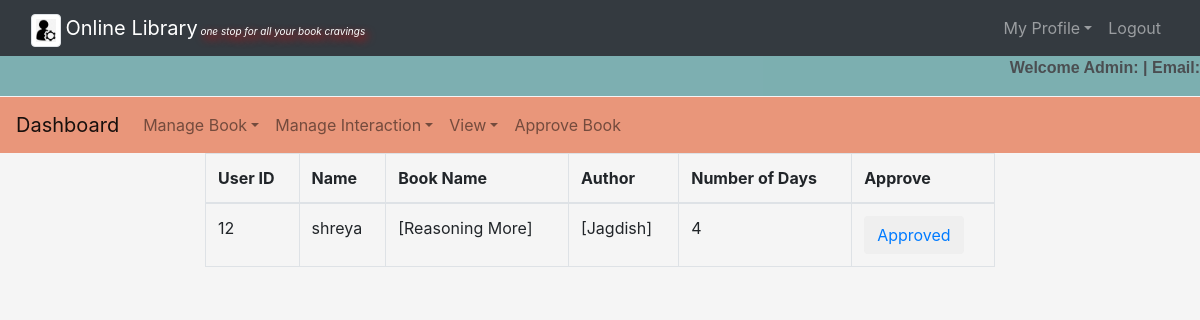
/admin/request_list.php, run on the app's committed database.
### tables this page shows
CREATE TABLE `request_book` (
  `bno` int(30) NOT NULL,
  `unid` int(30) NOT NULL,
  `username` varchar(30) NOT NULL,
  `bname` varchar(50) NOT NULL,
  `author` varchar(50) NOT NULL,
  `date` date NOT NULL,
  `nodays` int(10) NOT NULL
);

### admin/request_list.php (the view, shortened to what this page needs)
<?php
    require('common.php');
?>
<!DOCTYPE html>
<html>
    <body>
            <div class="row">
			<div class="col-md-2"></div>
			<div class="col-md-8">
				<table class="table table-bordered table-hover">
					<thead>
						<tr>
							<th>User ID</th>
							<th>Name</th>
							<th>Book Name</th>
							<th>Author</th>
							<th>Number of Days</th>
                            <th>Approve</th>
						</tr>
					</thead>
					<?php
						$connection = mysqli_connect("localhost:3060","root","");
						$query = "select * from request_book";
						$query_run = mysqli_query($connection,$query);
						while ($row = mysqli_fetch_assoc($query_run)){
							?>
							<tr>
								<td><?php echo $row['unid'];?></td>
								<td><?php echo $row['username'];?></td>
								<td><?php echo $row['bname'];?></td>
								<td><?php echo $row['author'];?></td>
                                <td><?php echo $row['nodays'];?></td>
								<td><button class="btn" name=""><a href="req_delete.php?bn=<?php echo $row['unid'];?>">Approved</a></button>
							</tr>
							<?php
						}
					?>
				</table>
			</div>
			<div class="col-md-2"></div>
		</div>
</body>
    </body>
</html>

### admin/style1.css (style rules this page uses)
body { background-color: whitesmoke; }

### data on the page
request_book: unid "12", username "shreya", bname "[Reasoning More]", author "[Jagdish]", nodays "4"
